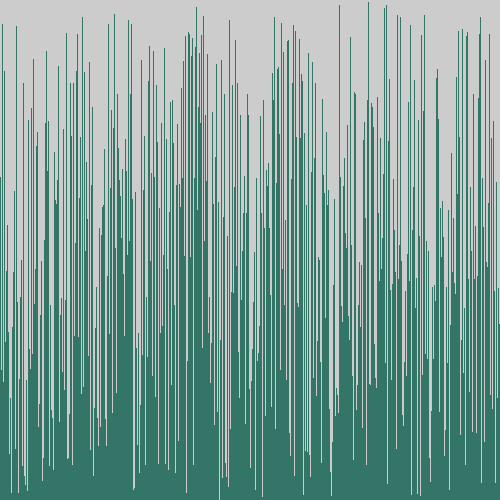
Frame 1 (no input)
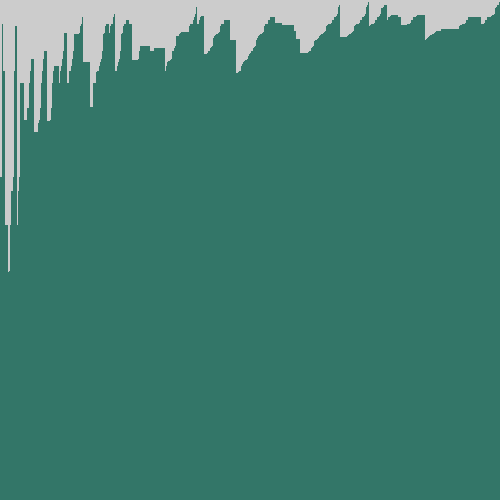
Frame 60 (the mouse pressed at the canvas centre just before this capture)
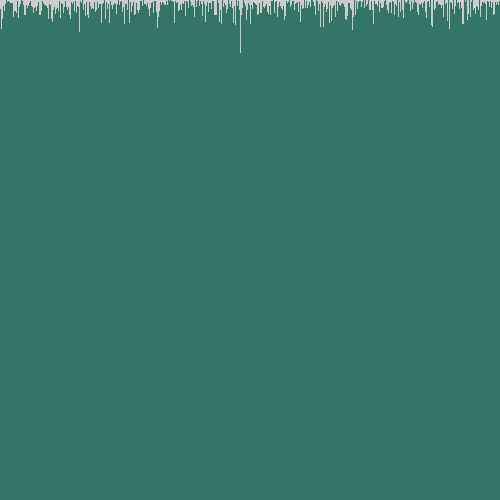
Frame 120 (the mouse held since frame 60 and released just before this capture)

The Processing sketch that drew these frames (run headless with seeded random() and noise(); from frame 60 on, the mouse is pressed at the canvas centre):

// Processing sketch: sketch_200307a
// ── sketch_200307a.pde
/* Copy the code into a new Processing sketch and complete then steps. */

//1. create an array of ints. don't initialize it yet.
int[] a;

void setup() {
  //2. set the size of your window
  size(500,500);

  //3. initialize your array with the built in width variable
  a = new int[width];
  
  //4. initialize the ints in the array with random numbers
  //   from 0 to the built in height variable
    for(int i = 0; i < width; i++){
    //int random = int(random(0,height+1));
    a[i] = int(random(0,height+1));
    }
  //5. call the noStroke() method
  noStroke();
}

void draw() {
  //6. set the background color with background(r, g, b);
  color(#B5E3D9);

  //7. set the color for your graph
  fill(#337668);

  //8. draw a rectangle for each int in your array.
  //   the x value will be the index of the int
  //   the y value will the height variable
  //   the width is 1
  //   the height is negative the value of the int at that element in the array
  for(int i = 0; i < a.length; i++){
    rect(i, height, 1, -a[i]);
  }

  //9. call the stepSort method
  stepSort(a);

  //10. extract the code that randomizes the array into a method.
  //done


  //11. call the method you made in step 10 when the mouse is pressed
  if(mousePressed){
    randomize(a);
  }
  
}

  void randomize(int[] a){
    for(int i = 0; i < a.length; i++){
    int random = int(random(0,height+1));
    a[i] = random;
    }
  }
  
  
void stepSort(int[] arr) {
  for (int i = 1; i < arr.length; i++) {
    if (arr[i - 1] > arr[i]) {
      int t = arr[i];
      arr[i] = arr[i - 1];
      arr[i - 1] = t;
    }
  }
}
